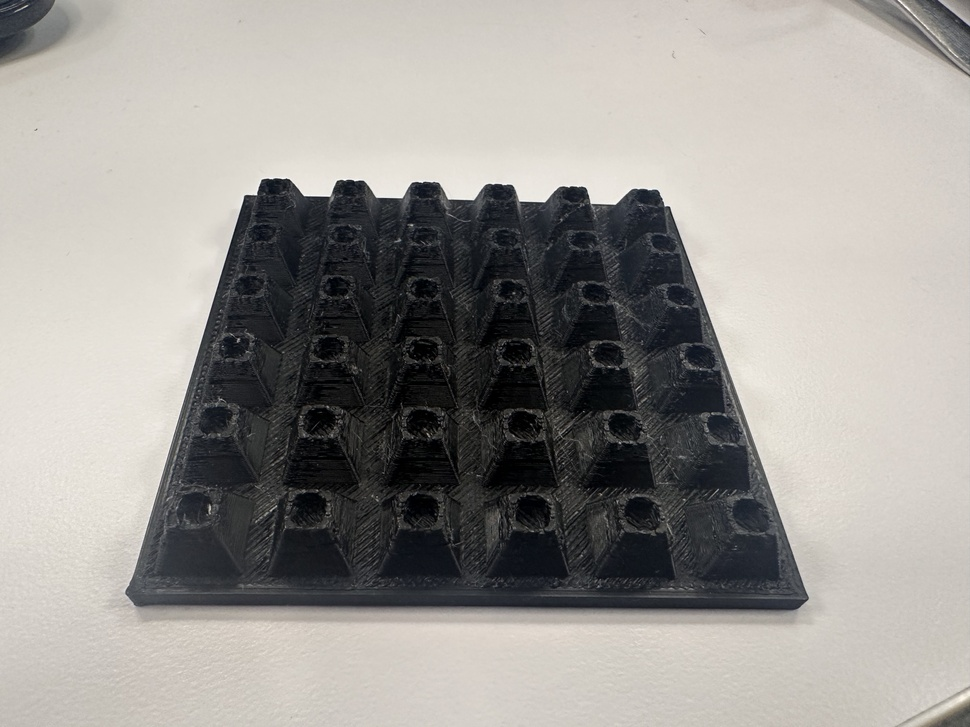
#> input picture vision_module/pad_template.JPG, 970 x 727 px, shrunk from 4032 x 3024 before the run, given in place of the camera
$ python stream.py
#> lines starting #> are read from the running program, lines starting #| are printed output that depends on the picture; after the words box and inside, x2 and y2 are one past the last pixel; in counts of white or black regions, pixels touching at a corner belong together
import cv2
import numpy as np

# Try indices to find the USB camera
index = 1
found = False

print(f"Using camera index: {index}")

# Open a connection to the USB camera (replace 1 with the correct index for your USB camera)
cap = cv2.VideoCapture(0)

# Check if the camera opened successfully
if not cap.isOpened():
    print("Error: Could not open camera.")
    exit()

while True:
    # Read a frame from the camera
    ret, frame = cap.read()
#> frame is the input picture: shape (727, 970, 3); mean B, G, R 148, 152.1, 154.9

    # Check if the frame was captured successfully
    if not ret:
        print("Error: Could not read frame.")
        break

    # Convert the frame to grayscale
    gray = cv2.cvtColor(frame, cv2.COLOR_BGR2GRAY)

    # Apply a binary threshold to get a binary image
    _, thresh = cv2.threshold(gray, 200, 255, cv2.THRESH_BINARY)
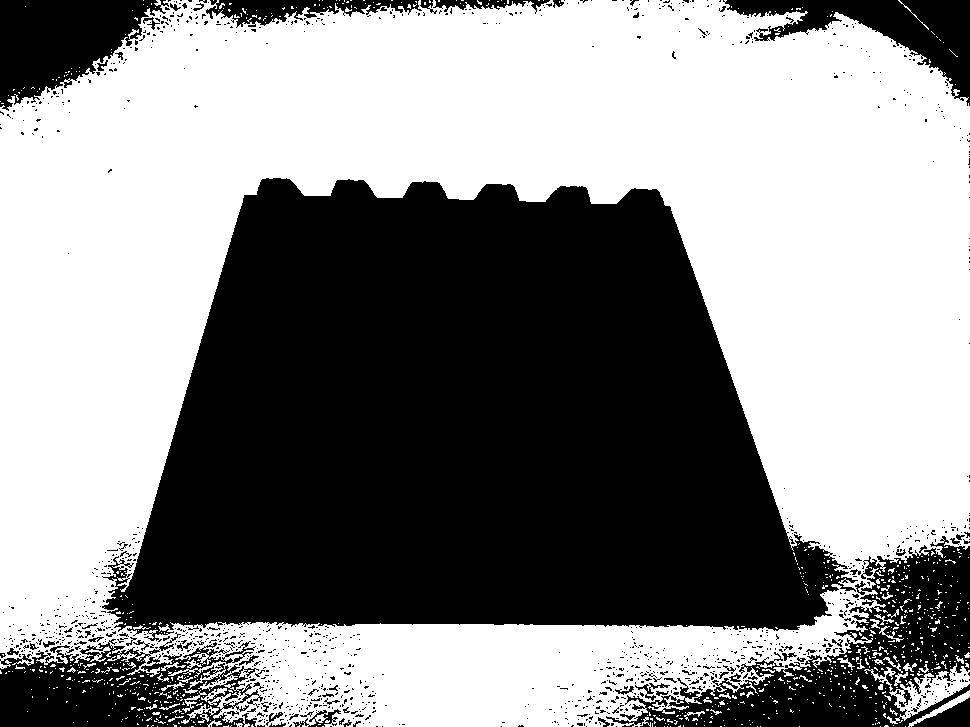
#> thresh: shape (727, 970); 55.2% white; 1259 black regions (1185 under 20 px)

    # Find contours in the thresholded image
    contours, _ = cv2.findContours(thresh, cv2.RETR_EXTERNAL, cv2.CHAIN_APPROX_SIMPLE)
#> contours = 763 contours, 742 with area under 20; largest, box (x1, y1, x2, y2) and area: (0, 0, 970, 727) 633106, (887, 663, 970, 724) 1780, (908, 690, 970, 727) 282, (181, 704, 219, 724) 140, (864, 667, 896, 691) 110

    # Loop through the contours and draw bounding boxes around the white block
    for contour in contours:
        # Calculate the area of the contour
        area = cv2.contourArea(contour)

        # Ignore small contours that may be noise
        if area > 1000:
            # Get the bounding box coordinates
            x, y, w, h = cv2.boundingRect(contour)

            # Draw the bounding box on the original frame
            cv2.rectangle(frame, (x, y), (x + w, y + h), (0, 255, 0), 2)
#> this loop made 763 passes
#> (area, x, y, w, h) on passes 390, 762: (1780.5, 887, 663, 83, 61), (633105.5, 0, 0, 970, 727)
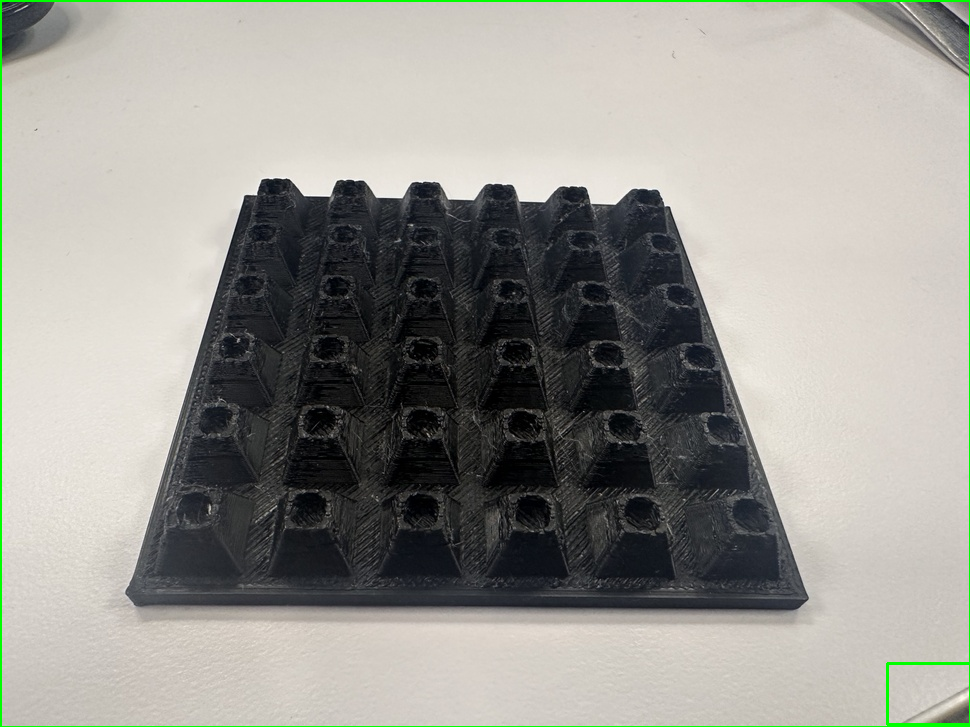
#> frame: shape (727, 970, 3); 0.82% of pixels changed, all inside (x1, y1, x2, y2) = (0, 0, 970, 727)

    # Display the frame with the bounding boxes
    cv2.imshow('Video Stream', frame)

    # Break the loop if the 'q' key is pressed
    if cv2.waitKey(1) & 0xFF == ord('q'):
#> (key q is pressed here)
        break

# Release the camera and close all OpenCV windows
cap.release()
cv2.destroyAllWindows()
